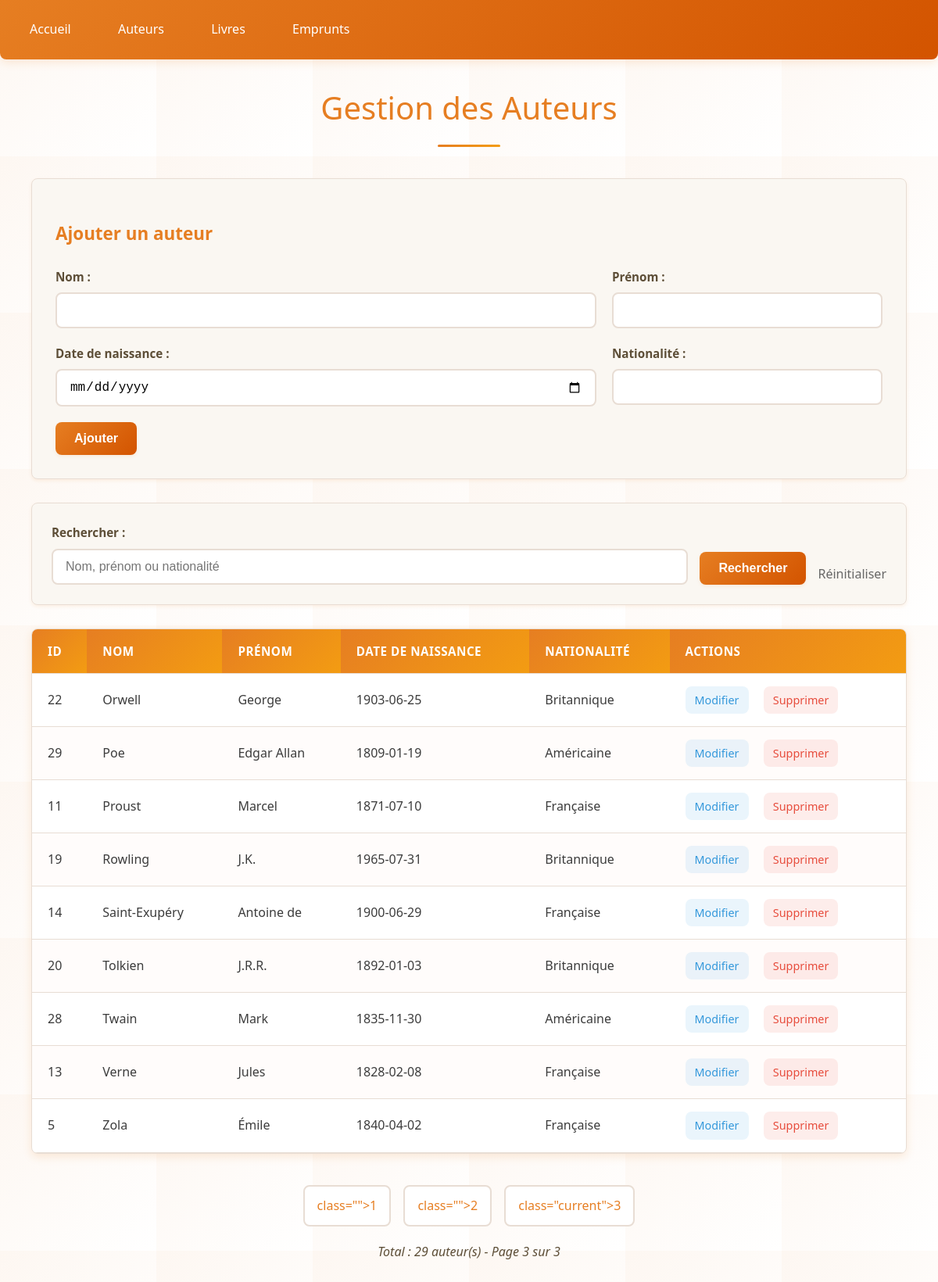
Page /auteurs_commente.php?page=3 on the committed database.
### tables this page shows
CREATE TABLE IF NOT EXISTS `auteurs` (
  `id_auteur` int NOT NULL AUTO_INCREMENT,
  `nom` varchar(100) NOT NULL,
  `prenom` varchar(100) NOT NULL,
  `date_naissance` date DEFAULT NULL,
  `nationalite` varchar(50) DEFAULT NULL,
  PRIMARY KEY (`id_auteur`)
);

### auteurs_commente.php (the view, shortened to what this page needs)
<?php
require_once 'config.php';
$search = $_GET['search'] ?? '';
$page = max(1, $_GET['page'] ?? 1);
$limit = 10;
$offset = ($page - 1) * $limit;
$whereClause = "";
$params = [];
$countStmt = $pdo->prepare("SELECT COUNT(*) FROM auteurs $whereClause");
$countStmt->execute($params);
$total = $countStmt->fetchColumn();
$totalPages = ceil($total / $limit);
$stmt = $pdo->prepare("SELECT * FROM auteurs $whereClause ORDER BY nom, prenom LIMIT $limit OFFSET $offset");
$stmt->execute($params);
$auteurs = $stmt->fetchAll();
$editAuteur = null;
?>
<!DOCTYPE html>
<html lang="fr">
<head>
    <link rel="stylesheet" href="style.css">
</head>
<body>
    <div class="nav">
        <a href="index.php">Accueil</a>
        <a href="auteurs.php">Auteurs</a>
        <a href="livres.php">Livres</a>
        <a href="emprunts.php">Emprunts</a>
    </div>
    <div class="container">
        <h1>Gestion des Auteurs</h1>
        <div class="form-container">
            <h3><?= $editAuteur ? 'Modifier' : 'Ajouter' ?> un auteur</h3>
            <form method="POST">
                <div class="grid-2">
                    <div class="form-group">
                        <label>Nom :</label>
                        <input type="text" name="nom" value="<?= $editAuteur['nom'] ?? '' ?>" required>
                    </div>
                    <div class="form-group">
                        <label>Prénom :</label>
                        <input type="text" name="prenom" value="<?= $editAuteur['prenom'] ?? '' ?>" required>
                    </div>
                </div>
                <div class="grid-2">
                    <div class="form-group">
                        <label>Date de naissance :</label>
                        <input type="date" name="date_naissance" value="<?= $editAuteur['date_naissance'] ?? '' ?>">
                    </div>
                    <div class="form-group">
                        <label>Nationalité :</label>
                        <input type="text" name="nationalite" value="<?= $editAuteur['nationalite'] ?? '' ?>">
                    </div>
                </div>
                <button type="submit"><?= $editAuteur ? 'Modifier' : 'Ajouter' ?></button>
            </form>
        </div>
        <div class="search">
            <form method="GET">
                <div class="grid-form">
                    <div style="flex: 1;">
                        <label>Rechercher :</label>
                        <input type="text" name="search" value="<?= htmlspecialchars($search) ?>" placeholder="Nom, prénom ou nationalité">
                    </div>
                    <button type="submit">Rechercher</button>
                    <a href="auteurs.php" style="text-decoration: none; color: #666;">Réinitialiser</a>
                </div>
            </form>
        </div>
        <table>
            <thead>
                <tr>
                    <th>ID</th>
                    <th>Nom</th>
                    <th>Prénom</th>
                    <th>Date de naissance</th>
                    <th>Nationalité</th>
                    <th>Actions</th>
                </tr>
            </thead>
            <tbody>
                <?php foreach ($auteurs as $auteur): ?>
                <tr>
                    <td><?= $auteur['id_auteur'] ?></td>
                    <td><?= htmlspecialchars($auteur['nom']) ?></td>
                    <td><?= htmlspecialchars($auteur['prenom']) ?></td>
                    <td><?= $auteur['date_naissance'] ?></td>
                    <td><?= htmlspecialchars($auteur['nationalite']) ?></td>
                    <td class="actions">
                        <a href="?edit=<?= $auteur['id_auteur'] ?>" class="btn-edit">Modifier</a>
                        <a href="?delete=<?= $auteur['id_auteur'] ?>" class="btn-delete"
                           onclick="return confirm('Êtes-vous sûr ?')">Supprimer</a>
                    </td>
                </tr>
                <?php endforeach; ?>
            </tbody>
        </table>
        <?php if ($totalPages > 1): ?>
        <div class="pagination">
            <?php for ($i = 1; $i <= $totalPages; $i++): ?>
                <a href="?page=<?= $i ?><?= $search ? '&search=' . urlencode($search) : '' ?>"
                   class="<?= $i == $page ? 'current' : '' ?>"><?= $i ?></a>
            <?php endfor; ?>
        </div>
        <?php endif; ?>
        <p>Total : <?= $total ?> auteur(s) - Page <?= $page ?> sur <?= $totalPages ?></p>
    </div>
</body>
</html>

### style.css (style rules this page uses)
:root { --primary-color: #e67e22; --primary-dark: #d35400; --primary-light: #f39c12; --success-color: #27ae60; --danger-color: #e74c3c; --warning-color: #f1c40f; --info-color: #3498db; --light-bg: #fdf6f0; --card-bg: #faf7f2; --border-color: #e8ddd4; --text-gray: #5d4e37; --text-dark: #3c3c3c; --shadow-light: 0 2px 4px rgba(230, 126, 34, 0.1); --shadow-medium: 0 4px 12px rgba(230, 126, 34, 0.15); --shadow-strong: 0 8px 24px rgba(230, 126, 34, 0.2); --font-family: 'Segoe UI', Tahoma, Geneva, Verdana, sans-serif; --border-radius: 8px; }
body { font-family: var(--font-family); margin: 0; padding: 20px; background-attachment: fixed; background-size: 200px 200px, cover; min-height: 100vh; color: var(--text-dark); line-height: 1.6; }
.nav { background: linear-gradient(135deg, var(--primary-color) 0%, var(--primary-dark) 100%); padding: 15px 20px; margin: -20px -20px 30px -20px; box-shadow: var(--shadow-medium); border-radius: 0 0 var(--border-radius) var(--border-radius); }
.nav a { color: white; text-decoration: none; margin-right: 20px; padding: 10px 18px; border-radius: var(--border-radius); transition: all 0.3s ease; font-weight: 500; display: inline-block; }
.container { max-width: 1200px; margin: 0 auto; padding: 0 20px; }
h1 { color: var(--primary-color); text-align: center; margin-bottom: 40px; font-size: 2.5rem; font-weight: 300; position: relative; }
h1::after { content: ''; display: block; width: 80px; height: 3px; background: linear-gradient(90deg, var(--primary-color), var(--primary-light)); margin: 15px auto; border-radius: 2px; }
.form-group { margin-bottom: 20px; }
label { display: block; margin-bottom: 8px; font-weight: 600; color: var(--text-gray); font-size: 0.95rem; }
input, select { width: 100%; padding: 12px 16px; box-sizing: border-box; border: 2px solid var(--border-color); border-radius: var(--border-radius); font-size: 1rem; transition: all 0.3s ease; background: white; }
button { background: linear-gradient(135deg, var(--primary-color) 0%, var(--primary-dark) 100%); color: white; padding: 12px 24px; border: none; border-radius: var(--border-radius); cursor: pointer; font-weight: 600; font-size: 1rem; transition: all 0.3s ease; box-shadow: var(--shadow-light); }
.form-container { background: var(--card-bg); padding: 30px; border-radius: var(--border-radius); margin-bottom: 30px; box-shadow: var(--shadow-light); border: 1px solid var(--border-color); }
.form-container h3 { color: var(--primary-color); margin-bottom: 25px; font-size: 1.4rem; font-weight: 600; }
.search { margin-bottom: 30px; padding: 25px; background: var(--card-bg); border-radius: var(--border-radius); box-shadow: var(--shadow-light); border: 1px solid var(--border-color); }
table { width: 100%; border-collapse: separate; border-spacing: 0; margin-top: 30px; background: white; border-radius: var(--border-radius); overflow: hidden; box-shadow: var(--shadow-medium); border: 1px solid var(--border-color); }
th, td { padding: 16px 20px; text-align: left; border-bottom: 1px solid var(--border-color); }
th { background: linear-gradient(135deg, var(--primary-color) 0%, var(--primary-light) 100%); color: white; font-weight: 600; font-size: 0.95rem; text-transform: uppercase; letter-spacing: 0.5px; }
tbody tr { transition: all 0.3s ease; }
tbody tr:nth-child(even) { background: rgba(253, 246, 240, 0.3); }
.actions { white-space: nowrap; }
.actions a { margin-right: 15px; text-decoration: none; padding: 6px 12px; border-radius: var(--border-radius); font-weight: 500; font-size: 0.9rem; transition: all 0.3s ease; display: inline-block; }
.btn-edit { color: var(--info-color); background: rgba(52, 152, 219, 0.1); }
.btn-delete { color: var(--danger-color); background: rgba(231, 76, 60, 0.1); }
.pagination { margin-top: 40px; text-align: center; }
.pagination a { padding: 12px 16px; margin: 0 6px; text-decoration: none; background: white; color: var(--primary-color); border: 2px solid var(--border-color); border-radius: var(--border-radius); transition: all 0.3s ease; display: inline-block; font-weight: 500; }
.container > p:last-child { text-align: center; color: var(--text-gray); margin-top: 20px; font-style: italic; }
.grid-2 { display: grid; grid-template-columns: 2fr 1fr; gap: 20px; }
.grid-form { display: flex; gap: 15px; align-items: end; flex-wrap: wrap; }
.grid-form > div { flex: 1; min-width: 200px; }
.grid-form button, .grid-form a { flex-shrink: 0; white-space: nowrap; }

### rows in the picture
auteurs: id_auteur "22", nom "Orwell", prenom "George", date_naissance "1903-06-25", nationalite "Britannique"
auteurs: id_auteur "29", nom "Poe", prenom "Edgar Allan", date_naissance "1809-01-19", nationalite "Américaine"
auteurs: id_auteur "11", nom "Proust", prenom "Marcel", date_naissance "1871-07-10", nationalite "Française"
auteurs: id_auteur "19", nom "Rowling", prenom "J.K.", date_naissance "1965-07-31", nationalite "Britannique"
auteurs: id_auteur "14", nom "Saint-Exupéry", prenom "Antoine de", date_naissance "1900-06-29", nationalite "Française"
auteurs: id_auteur "20", nom "Tolkien", prenom "J.R.R.", date_naissance "1892-01-03", nationalite "Britannique"
auteurs: id_auteur "28", nom "Twain", prenom "Mark", date_naissance "1835-11-30", nationalite "Américaine"
auteurs: id_auteur "13", nom "Verne", prenom "Jules", date_naissance "1828-02-08", nationalite "Française"
auteurs: id_auteur "5", nom "Zola", prenom "Émile", date_naissance "1840-04-02", nationalite "Française"

### other values in the picture
$total "29"
$page "3"
$totalPages "3"
